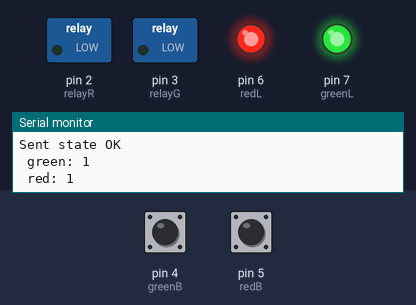
Bench run of a sketch on a simulated Arduino Uno, built with avr-gcc and run on an emulated ATmega328P. Parts: switched loads named in the sketch (green lamp = pin HIGH), output pins drawn as LEDs (lit = HIGH), the last lines printed to the serial monitor. The inputs (shaded band) are chosen by the test bench; at power-on: pin 4 (greenB) HIGH, pin 5 (redB) HIGH. No radio packets arrive unless stated; pins used as bus, display or sensor lines are not drawn.

Above: at 1.2 s.
1.3 s: pin 4 (greenB) pulsed LOW 5 times (0.12 s each, 0.3 s apart)
At 3.2 s:
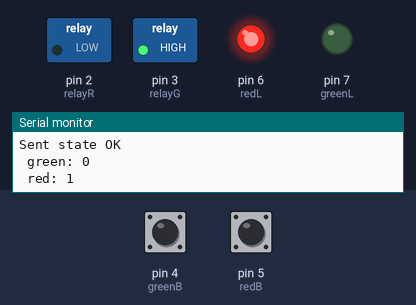
4.3 s: pin 5 (redB) pulsed LOW 2 times (0.12 s each, 0.3 s apart)
At 4.57 s:
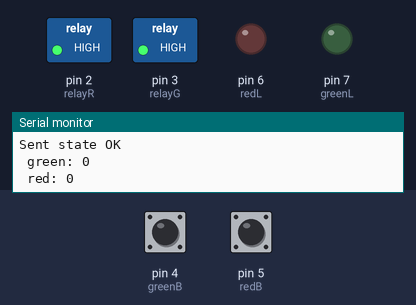
Timing chart, 0 to 7.3 s (numbered marks = the images above; inputs shaded):
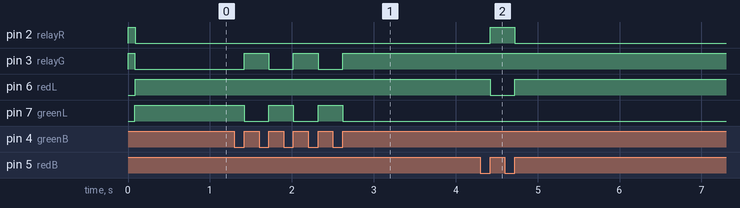

Measured:
- after the input at 1.3 s, pin 3 (relayG): alternates HIGH for 0.30 s and LOW for 0.30 s, 5 changes in all, then stays HIGH, starting after 0.12 s; pin 7 (greenL): alternates HIGH for 0.30 s and LOW for 0.30 s, 5 changes in all, then stays LOW, starting after 0.12 s
- after the input at 4.3 s, pin 2 (relayR): LOW → HIGH after 0.12 s, → LOW 0.30 s later; pin 6 (redL): HIGH → LOW after 0.12 s, → HIGH 0.30 s later

The sketch:

outlet_box.ino
```cpp
#include <ArduinoJson.h>

#include <avr/pgmspace.h>
#include <RF24Network.h>
#include <RF24.h>
#include <SPI.h>
#include "printf.h"

const int greenB = 4;  // the pin numbelsr of the pushbutton
const int greenL = 7;  // the pin number of the LED

const int relayG = 3;  // the pin number of the green relay
const int relayR = 2;  // the number of the Red relay

const int redB = 5;    // the pin number of the red pushbutton
const int redL = 6;    // the pin number of the red LED

const uint16_t this_node =  01;
uint16_t to = 00;
const unsigned long interval = 50000; // ms       // Delay manager to send pings regularly.
unsigned long last_time_sent;


// Variables will change:
int GledState = LOW;         // the current state of the output pin
int GbuttonState;             // the current reading from the input pin
int GlastButtonState = LOW;   // the previous reading from the input pin

// Variables will change:
int RledState = LOW;         // the current state of the output pin
int RbuttonState;             // the current reading from the input pin
int RlastButtonState = LOW;   // the previous reading from the input pin

// the following variables are long's because the time, measured in miliseconds,
// will quickly become a bigger number than can be stored in an int.
long RlastDebounceTime = 0;  // the last time the output pin was toggled
long GlastDebounceTime = 0;  // the last time the output pin was toggled
long debounceDelay = 80;    // the debounce time; increase if the output flickers

bool send_S(uint16_t to);
void handle_R(RF24NetworkHeader& header);
void handle_G(RF24NetworkHeader& header);
void handle_SW(RF24NetworkHeader& header);
void handle_S(RF24NetworkHeader& header);
void send_state(uint16_t to);
void handle_G(RF24NetworkHeader& header);


// state message
struct S_message_t
{
  bool red;    //state of red outlet 0/1
  bool green;  //state of green outlet 0/1
};

struct E_message
{
  char msg[24];
};


// state message
struct message_json
{
  char msg[24];
};

S_message_t outlet_state = {0,0};


//setup radio on 9/10
RF24 radio(9,10);
RF24Network network(radio);

void setup() {
  Serial.begin(115200);
  printf_begin();
  printf_P(PSTR("\n\rOUTLETBOX v1.3!!!!\n\r"));

  pinMode(greenB, INPUT);
  pinMode(greenL, OUTPUT);
  pinMode(redB, INPUT);
  pinMode(redL, OUTPUT);

  pinMode(relayG, OUTPUT);
  pinMode(relayR, OUTPUT);

  // set initial LED state
  digitalWrite(greenL, outlet_state.green);
  digitalWrite(redL, outlet_state.red);

  // set initial RELAY state, oposite of LED
  digitalWrite(relayG, !outlet_state.green);
  digitalWrite(relayR, !outlet_state.red);

  SPI.begin();           // Bring up the RF network
  radio.begin();
  radio.setPALevel(RF24_PA_HIGH);
  //radio.setDataRate(RF24_250KBPS);
  network.begin(/*channel*/ 115, /*node address*/ this_node );

  // send state right away to tell base you are alive!
  send_state(to);
}

void loop() {
  // read the state of the switch into a local variable:
  int readingR = digitalRead(redB);
  int readingG = digitalRead(greenB);

  // check to see if you just pressed the button
  // (i.e. the input went from LOW to HIGH),  and you've waited
  // long enough since the last press to ignore any noise:

  // If the switch changed, due to noise or pressing:
  if (readingR !=  RbuttonState) {
    // reset red debouncing timer
    RlastDebounceTime = millis();
  } else if(readingG != GbuttonState ) {
    // reset green debouncing timer
    GlastDebounceTime = millis();
  }

  if ((millis() - GlastDebounceTime) > debounceDelay || (millis() -  RlastDebounceTime) > debounceDelay ) {
    // whatever the reading is at, it's been there for longer
    // than the debounce delay, so take it as the actual current state:
    // if the button state has changed:
    if (readingG != GbuttonState) {
      GbuttonState = readingG;
      // only toggle the LED if the new button state is HIGH
      if (GbuttonState == HIGH) {
        // toggle the Green LED & Relay from button press
        outlet_state.green = !outlet_state.green;
        digitalWrite(greenL, outlet_state.green);
        digitalWrite(relayG, !outlet_state.green);  // should be the 'same' as LED, in the case of relays ON is LOW, OFF is HIGH
        send_state(to);
       }
    }

    if( readingR != RbuttonState){
      RbuttonState = readingR;
      if (RbuttonState == HIGH) {
        // toggle the Green LED & Relay from button press :
        outlet_state.red = !outlet_state.red;
        digitalWrite(redL, outlet_state.red);
        digitalWrite(relayR, !outlet_state.red);
        send_state(to);
      }
    }
  }
  // save the reading.  Next time through the loop,
  // it'll be the lastButtonState:
  RlastButtonState = readingR;
  GlastButtonState = readingG;

   // check if we are getting a message
   network.update();                                      // Pump the network regularly

   while ( network.available() )  {                      // Is there anything ready for us?
    RF24NetworkHeader header;                            // If so, take a look at it
    network.peek(header);
      switch (header.type){                              // Dispatch the message to the correct handler.
        case 1: handle_SW(header); break;
        case 2: handle_SW(header); break;
        case 3: handle_S(header); break;
        default:  printf_P(PSTR("*** WARNING *** Unknown message type %c\n\r"),header.type);
                  network.read(header,0,0);
                  break;
      };
    }

 // unsigned long now = millis();                    // Send a status ping to parent node every 'interval' ms
 // if ( now - last_time_sent >= interval ){
 //   last_time_sent = now;
 //  }
}

void send_state(uint16_t to)
{
   bool ok;
  ok = send_S(to);
    if (ok){           // Notify us of the result
        printf_P(PSTR("Sent state OK \n green: %i \n red: %i \n\r"), outlet_state.green, outlet_state.red);
    } else{
       printf_P(PSTR("Send state FAILED \n green: %i \n red: %i \n\r"), outlet_state.green, outlet_state.red);
    }
}


/**
 * Send a 'S' message, the current state of outlets
 */
bool send_S(uint16_t to)
{
  StaticJsonBuffer<24> jsonBuffer;
  JsonArray& resp_msg_array = jsonBuffer.createArray(); //use an array because it is smaller
  resp_msg_array.add((int)outlet_state.green);
  resp_msg_array.add((int)outlet_state.red);
  message_json jsonMsg;
  //char* msgBuf;
  int sz = resp_msg_array.printTo(jsonMsg.msg, 24); //limited to 24 chars to send in one packet
  printf_P(PSTR("json array size: %i \n\r"), sz);
  Serial.println(jsonMsg.msg);
  RF24NetworkHeader header(/*to node*/ to, /*type*/ 'S' /*State*/);
  printf_P(PSTR("---------------------------------\n\r"));
  printf_P(PSTR("Sending state to base\n\r"));
  return network.write(header,&jsonMsg, sz);
}

/**
 * Handle a 'R' message
 * Add the node to the list of active nodes
 */
void handle_S(RF24NetworkHeader& header){
   E_message payload;
  network.read(header,&payload,sizeof(payload));
  printf_P(PSTR("Received message: %s from: 0%o\n\r"),payload.msg,header.from_node);
  send_state(to);  //send state back so the base knows whats up
}

/**
 * Handle an 'G' message, the active node list
 */
void handle_SW(RF24NetworkHeader& header)
{
  E_message payload;
  network.read(header,&payload,sizeof(payload));
  printf_P(PSTR("Received message: %s from: 0%o\n\r"),payload.msg,header.from_node);
 switch (header.type){
    case 1: outlet_state.red = !outlet_state.red;
              //set the state of led and buttons
              digitalWrite(redL, outlet_state.red);
              digitalWrite(relayR, !outlet_state.red);
              break;
    case 2:  outlet_state.green = !outlet_state.green;
               //set the state of led and buttons
               digitalWrite(greenL, outlet_state.green);
               digitalWrite(relayG, !outlet_state.green);
               break;
    default:  printf_P(PSTR("*** WARNING *** Unknown outlet type %c\n\r"),header.type);
              break;
       };

  send_state(to); //send state back so the base knows whats up
}
```

printf.h
```cpp
// (licence header left out)
/**
 * @file printf.h
 *
 * Setup necessary to direct stdout to the Arduino Serial library, which
 * enables 'printf'
 */

#ifndef __PRINTF_H__
#define __PRINTF_H__

#ifdef ARDUINO

int serial_putc( char c, FILE * )
{
  Serial.write( c );

  return c;
}

void printf_begin(void)
{
  fdevopen( &serial_putc, 0 );
}

#else
#error This example is only for use on Arduino.
#endif // ARDUINO

#endif // __PRINTF_H__
```
